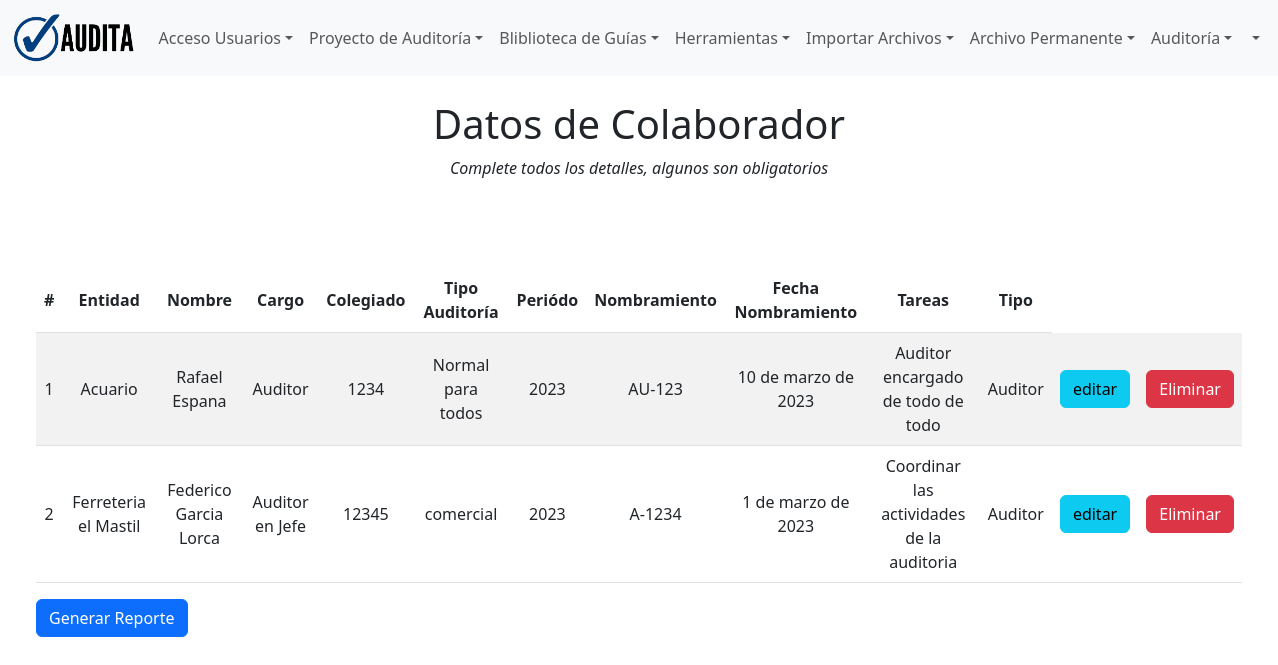
/proyecto/cargaColaborador/, run on an earlier commit of the app's database.
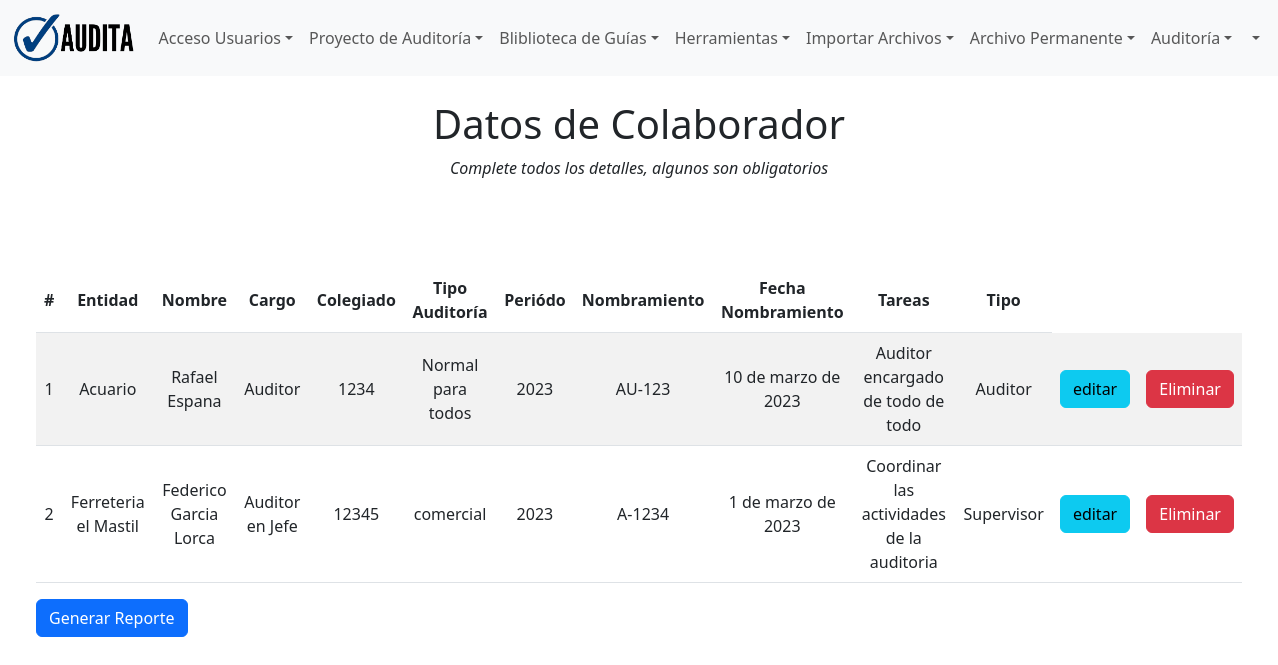
And on a later commit of the database.
### proyecto/models.py (models this page shows, shortened)
class AuditorSupervisor(models.Model):
    TIPO_OPCIONES = (
    ('Auditor', 'Auditor'),
    ('Supervisor', 'Supervisor'),
    ('Otros', 'Otros'),
)
    entidad = models.ForeignKey(Entidad, on_delete=models.CASCADE,null=False, blank=False, verbose_name='Asociar Entidad')
    nombre = models.CharField(max_length=100, null=False, blank=False, verbose_name='Nombre')
    cargo = models.CharField(max_length=50,null=False, blank=False, verbose_name='Cargo')
    colegiado = models.CharField(max_length=50, null=True, blank=True, verbose_name='Colegiado')
    tipo_auditoria = models.CharField(max_length=50, null=False, blank=False, verbose_name='Tipo de Auditoria')
    periodo = models.CharField(max_length=30, null=False, blank=False, verbose_name='Periodo')
    nombramiento = models.CharField(max_length=30, null=False, blank=False, verbose_name='Nombramiento')
    fecha_nombramiento = models.DateField(null=False, blank=False, verbose_name='Fecha de Nombramiento')
    tareas = models.TextField(null=True, blank=True, verbose_name='Asignacion de tareas')
    tipo = models.CharField(max_length=20, null=False, blank=False, choices=TIPO_OPCIONES, verbose_name='Tipo Colaborador')
    class Meta:
        db_table = 'auditorSupervisor'
        verbose_name = 'AuditorSupervisor'
        verbose_name_plural = 'AuditoresSupervisores'
        ordering = ['id']

class Entidad(models.Model):
    nombre = models.CharField(max_length=100, null=False, blank=False, verbose_name='Nombre de Entidad')
    direccion = models.CharField(max_length=150, null=False, blank=False, verbose_name='Direccion')
    ciudad = models.CharField(max_length=100, null=False, blank=False, verbose_name='Ciudad')
    pais = models.CharField(max_length=100, null=False, blank=False, verbose_name='Pais')
    nit = models.CharField(max_length=10, null=False, blank=False, verbose_name='Nit')
    seguroSocial = models.CharField(max_length=15, null=True, blank=True, verbose_name='Seguro Social')
    representante = models.CharField(max_length=100, null=False, blank=False, verbose_name='Representante')
    contacto = models.ForeignKey(Contacto,on_delete=models.CASCADE, null=False,blank=False)
    email = models.EmailField(max_length=250, null=True, blank=True, verbose_name='Correo Electrónico')
    telefono = models.CharField(max_length=15, null=True, blank=True, verbose_name='Teléfono')
    whatsapp = models.CharField(max_length=15, null=True, blank=True, verbose_name='WhatsApp/Telegram')
    sitio = models.CharField(max_length=50, null=True, blank=True, verbose_name='Sitio Web')
    actividadE = models.CharField(max_length=100, null=True, blank=True, verbose_name='Actividad Económica')
    actividadS = models.CharField(max_length=100, null=True, blank=True, verbose_name='Actividad de Servicios')
    norma = models.CharField(max_length=100, null=True, blank=True, verbose_name='Norma Contable')
    def __str__(self):
        return self.nombre
    class Meta:
        db_table = 'entity'
        verbose_name = 'Entidad'
        verbose_name_plural = 'Entidades'
        ordering = ['id']

### proyecto/views.py (the view)
# urls.py: path('cargaColaborador/', views.cargaColaborador,name='cargaColaborador'),
def cargaColaborador(request):
    colaboradores = AuditorSupervisor.objects.all()
    return render(request,'proyecto/colaborador.html',{'colaboradores':colaboradores})

### templates/proyecto/colaborador.html (shortened to what this page needs)
{% extends 'layout/base.html' %}
{% load crispy_forms_tags %}
{% load static %}
{% block 'content' %}
<div class="row text-center ">
    <div class="col">
        <br>
        <h1>Datos de Colaborador</h1>
        <p class="fst-italic">Complete todos los detalles, algunos
            son obligatorios
        </p>
        <br>
    </div>
</div>
<div class="row">
    <div class="col-sm-12 col-md-12 col-lg-12 col-xl-12 p-5">
        <div class="table-responsive">
            <table class="table table-striped">
                <thead>
                    <tr>
                        <th>#</th>
                        <th>Entidad</th>
                        <th>Nombre</th>
                        <th>Cargo</th>
                        <th>Colegiado</th>
                        <th>Tipo Auditoría</th>
                        <th>Periódo</th>
                        <th>Nombramiento</th>
                        <th>Fecha Nombramiento</th>
                        <th>Tareas</th>
                        <th>Tipo</th>
                    </tr>
                </thead>
                <tbody>
                    {% for co in colaboradores%}
                    <tr>
                        <td>{{forloop.counter}}</td>
                        <td>{{co.entidad}}</td>
                        <td>{{co.nombre}}</td>
                        <td>{{co.cargo}}</td>
                        <td>{{co.colegiado}}</td>
                        <td>{{co.tipo_auditoria}}</td>
                        <td>{{co.periodo}}</td>
                        <td>{{co.nombramiento}}</td>
                        <td>{{co.fecha_nombramiento}}</td>
                        <td>{{co.tareas}}</td>
                        <td>{{co.tipo}}</td>
                        <td><a href="/proyecto/editarColaborador/{{co.nombre}}" class="btn btn-info">editar</a></td>
                        <td><a href="/proyecto/eliminarColaborador/{{co.nombre}}" class="btn btn-danger">Eliminar</a></td>
                    </tr>
                    {% endfor %}
                </tbody>
            </table>
            <form id="formulario-contacto" method="POST" action="{% url 'imprimeColaborador' %}">
                <button type="submit" class="btn btn-primary">Generar Reporte</button>
            </form>
        </div>
    </div>
</div>
{% endblock 'content' %}

What changed in the data, as far as the page shows it:
changed AuditorSupervisor "Federico Garcia Lorca": tipo "Auditor" → "Supervisor"
